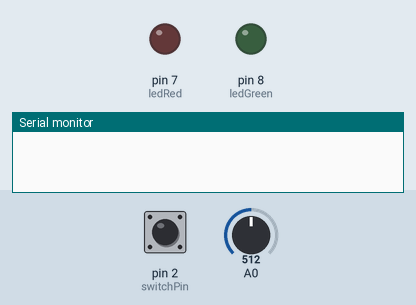
Recording of a sketch running on a simulated Arduino Uno, built for the host (arithmetic inside an expression is 32-bit, double 64-bit). Parts: output pins drawn as LEDs (lit = HIGH), the last lines printed to the serial monitor. Dashed ring = blinking. The test bench sets the inputs (shaded band); at power-on: pin 2 (switchPin) LOW, A0 = 512. WiFi joins after 1.5 s; servers stay silent unless stated; uploads are accepted with an empty reply.

Above: at 6.2 s.
6.3 s: pin 2 (switchPin) pulled HIGH for 3.2 s
At 7.1 s:
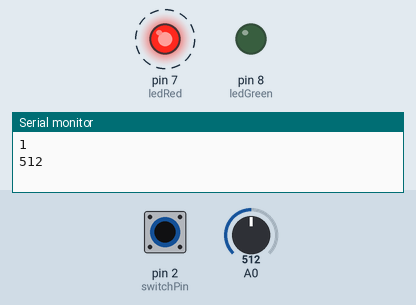
12.3 s: pin 2 (switchPin) driven HIGH
At 12.9 s:
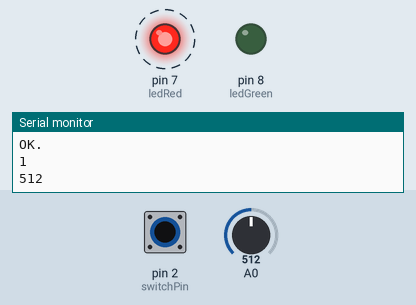
15.3 s: A0 set to 582
16.8 s: A0 set to 611
At 18.0 s:
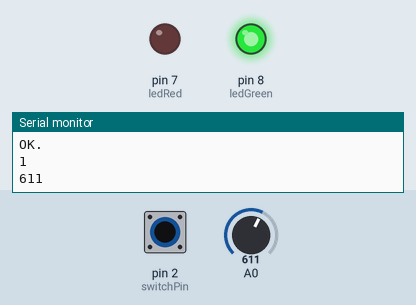
19.8 s: A0 set to 590
At 21.1 s:
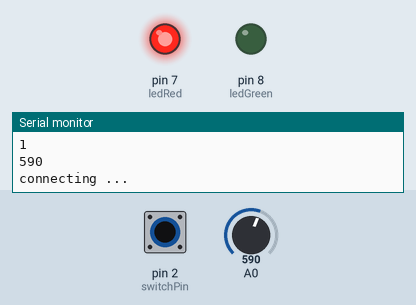
22.8 s: A0 set to 610
At 23.6 s:
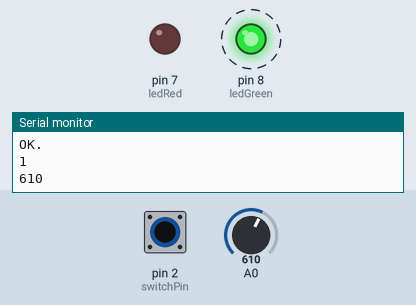
Timing chart, 0 to 26.8 s (numbered marks = the images above; inputs shaded):
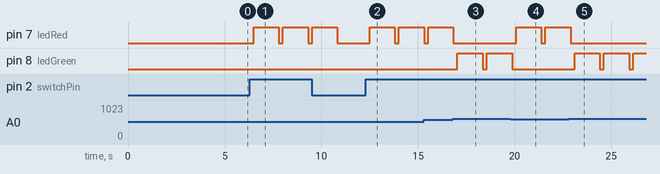

Measured:
- the behaviour switches between 600 and 601 on A0 (found by bisection; images 2 and 3)
- after the input at 6.3 s, pin 7 (ledRed): alternates HIGH for 1.3 s and LOW for 0.21 s, starting after 0.20 s
- after the input at 12.3 s, pin 7 (ledRed): LOW → HIGH after 0.20 s, → LOW 1.3 s later, → HIGH 0.21 s later
- after the input at 16.8 s, pin 7 (ledRed): goes on until 16.8 s, then stays LOW; pin 8 (ledGreen): LOW → HIGH after 0.25 s, → LOW 1.3 s later, → HIGH 0.21 s later
- after the input at 19.8 s, pin 7 (ledRed): LOW → HIGH after 0.28 s, → LOW 1.3 s later, → HIGH 0.21 s later; pin 8 (ledGreen): goes on until 19.9 s, then stays LOW
- after the input at 22.8 s, pin 7 (ledRed): goes on until 22.9 s, then stays LOW; pin 8 (ledGreen): alternates HIGH for 1.3 s and LOW for 0.21 s, starting after 0.31 s

The sketch:

LDR_Twitter_switch_wip.ino
```cpp
#include <SPI.h>
#include <Ethernet.h>
#include <Twitter.h>
// Alter IP address to suit your own network!
byte mac[] = {0x90, 0xA2, 0xDA, 0x0D, 0x9C, 0x35 }; // create MAC address for ethernet shield
byte ip[] = {192,168,1,97}; // choose your own IP for ethernet shield
byte gateway[] = {192,168,1,254};
byte subnet[] = {255,255,255,0};

int switchVal = 0;
int val = 0;                        // varible for data from sensor
const int ledRed = 7;               // red led pin
const int ledGreen = 8;             // green led pin
const int switchPin = 2;
                                    // mattbooker account used
Twitter twitter("163570093-K3FgaDru5Ty1KPXpyb4N1LXW49LX0dg0glTrzEbW"); // replace aaaaaaa with your token
void setup()
{
  pinMode(ledRed, OUTPUT);
  pinMode(ledGreen, OUTPUT);        // set both pins to output
  pinMode(switchPin, INPUT);


 delay(5000);
 Ethernet.begin(mac, ip, gateway, gateway, subnet);
 Serial.begin(9600);
}
void tweet(char msg[])
{
 Serial.println("connecting ...");
 if (twitter.post(msg))
 {
 // Specify &Serial to output received response to Serial.
 // If no output is required, you can just omit the argument, e.g.
 // int status = twitter.wait();
 int status = twitter.wait(&Serial);
 if (status == 200)
 {
 Serial.println("OK.");
 }
 else
 {
 Serial.print("failed : code ");
 Serial.println(status);
 }
 }
 else
 {
 Serial.println("connection failed.");
 }
}


void loop()
{
  switchVal = digitalRead(switchPin);
  if (switchVal == HIGH){
  Serial.println(switchVal);
    val = analogRead(0);
  Serial.println(val);
  delay(200);

  if(val > 600)
  {
    digitalWrite(ledRed, LOW);
    digitalWrite(ledGreen, HIGH);


  delay(1000);
 tweet("Light On, and still winning");
 digitalWrite(ledGreen, LOW);


  }
  else
  {
    digitalWrite(ledGreen, LOW);
    digitalWrite(ledRed, HIGH);

    delay(1000);
    tweet("Light Off, and still winning");
    digitalWrite(ledRed, LOW);

  }
  }

}
```
